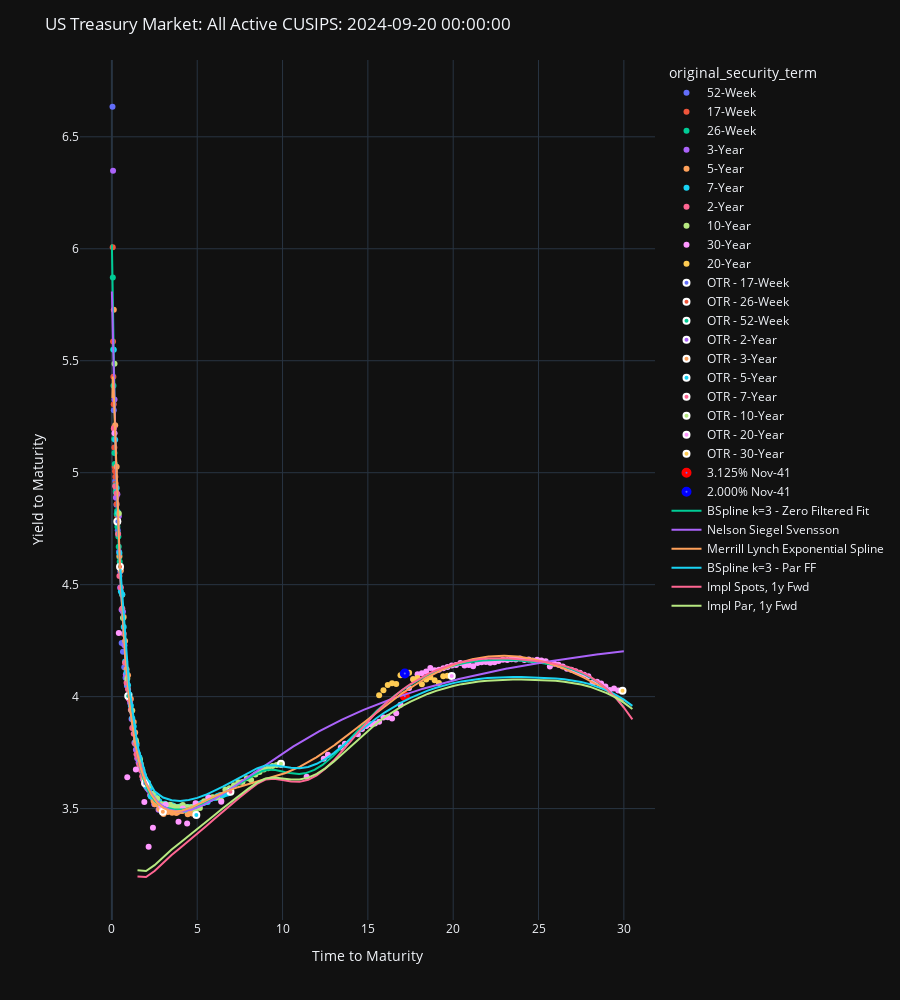

This figure's notebook cell:
### Code cell
plot_usts(
    curve_set_df=curve_set_df,
    ttm_col="time_to_maturity",
    ytm_col="eod_yield",
    hover_data=[
        "issue_date",
        "maturity_date",
        "cusip",
        "original_security_term",
        "ust_label",
        "eod_price",
        "free_float",
    ],
    ust_labels_highlighter=[
        ("3.125% Nov-41", "red"), ("2.000% Nov-41", "blue"), 
    ],
    zero_curves=[(fitted_bspline, "BSpline k=3 - Zero Filtered Fit"), (nss_func, "Nelson Siegel Svensson"), (mles_func, "Merrill Lynch Exponential Spline")],
    par_curves=[(fitted_bspline, "BSpline k=3 - Par FF",)],
    impl_spot_n_yr_fwd_curves=[(fitted_bspline, 1, "Impl Spots, 1y Fwd")],
    impl_par_n_yr_fwd_curves=[(fitted_bspline, 1, "Impl Par, 1y Fwd")],
    title=f"US Treasury Market: All Active CUSIPS: {as_of_date}",

)

### Figure 1 — Plotly figure (JSON) as saved in the notebook; plotly's stock layout.template omitted (floating-point values rounded to 4 significant figures; data arrays with more than 128 entries replaced by an {"elided": "..."} marker saying what was removed)
{"data": [{"customdata": [["2024-07-05T00:00:00", "2024-10-03T00:00:00", "912797GW1", "52-Week", "nan% Oct-24", 99.82, 274400000.0], ["2024-08-01T00:00:00", "2024-10-31T00:00:00", "912797HE0", "52-Week", "nan% Oct-24", 99.45, 270400000.0], ["2024-08-29T00:00:00", "2024-11-29T00:00:00", "912797HP5", "52-Week", "nan% Nov-24", 99.08, 203900000.0], ["2024-06-27T00:00:00", "2024-12-26T00:00:00", "912796ZV4", "52-Week", "nan% Dec-24", 98.75, 116900000.0], ["2024-07-25T00:00:00", "2025-01-23T00:00:00", "912797JR9", "52-Week", "nan% Jan-25", 98.42, 122600000.0], ["2024-08-22T00:00:00", "2025-02-20T00:00:00", "912797KA4", "52-Week", "nan% Feb-25", 98.1, 124500000.0], ["2024-09-19T00:00:00", "2025-03-20T00:00:00", "912797KJ5", "52-Week", "nan% Mar-25", 97.8, 116300000.0], ["2024-04-18T00:00:00", "2025-04-17T00:00:00", "912797KS5", "52-Week", "nan% Apr-25", 97.63, 49090000.0], ["2024-05-16T00:00:00", "2025-05-15T00:00:00", "912797LB1", "52-Week", "nan% May-25", 97.34, 50570000.0], ["2024-06-13T00:00:00", "2025-06-12T00:00:00", "912797LN5", "52-Week", "nan% Jun-25", 97.08, 46970000.0], ["2024-07-11T00:00:00", "2025-07-10T00:00:00", "912797LW5", "52-Week", "nan% Jul-25", 96.81, 48580000.0], ["2024-08-08T00:00:00", "2025-08-07T00:00:00", "912797MG9", "52-Week", "nan% Aug-25", 96.55, 49680000.0]], "hovertemplate": "original_security_term=%{customdata[3]}<br>time_to_maturity=%{x}<br>eod_yield=%{y}<br>issue_date=%{customdata[0]}<br>maturity_date=%{customdata[1]}<br>cusip=%{customdata[2]}<br>ust_label=%{customdata[4]}<br>eod_price=%{customdata[5]}<br>free_float=%{customdata[6]}<extra></extra>", "legendgroup": "52-Week", "marker": {"color": "#636efa", "symbol": "circle"}, "mode": "markers", "name": "52-Week", "orientation": "v", "showlegend": true, "type": "scatter", "x": [0.03562, 0.1123, 0.1918, 0.2658, 0.3425, 0.4192, 0.4959, 0.5726, 0.6493, 0.726, 0.8027, 0.8795], "xaxis": "x", "y": [6.634, 5.279, 4.962, 4.857, 4.743, 4.647, 4.558, 4.239, 4.2, 4.131, 4.084, 4.048], "yaxis": "y"}, {"customdata": [["2024-09-10T00:00:00", "2024-10-08T00:00:00", "912797LS4", "17-Week", "nan% Oct-24", 99.75, 230800000.0], ["2024-09-17T00:00:00", "2024-10-15T00:00:00", "912797LT2", "17-Week", "nan% Oct-24", 99.66, 230800000.0], ["2024-08-27T00:00:00", "2024-10-22T00:00:00", "912797LU9", "17-Week", "nan% Oct-24", 99.56, 150500000.0], ["2024-09-03T00:00:00", "2024-10-29T00:00:00", "912797LV7", "17-Week", "nan% Oct-24", 99.47, 140400000.0], ["2024-09-10T00:00:00", "2024-11-05T00:00:00", "912797MA2", "17-Week", "nan% Nov-24", 99.38, 140400000.0], ["2024-09-17T00:00:00", "2024-11-12T00:00:00", "912797MB0", "17-Week", "nan% Nov-24", 99.3, 140400000.0], ["2024-07-23T00:00:00", "2024-11-19T00:00:00", "912797MC8", "17-Week", "nan% Nov-24", 99.21, 60170000.0], ["2024-07-30T00:00:00", "2024-11-26T00:00:00", "912797MD6", "17-Week", "nan% Nov-24", 99.12, 60190000.0], ["2024-08-06T00:00:00", "2024-12-03T00:00:00", "912797ME4", "17-Week", "nan% Dec-24", 99.03, 60190000.0], ["2024-08-13T00:00:00", "2024-12-10T00:00:00", "912797MN4", "17-Week", "nan% Dec-24", 98.94, 60180000.0], ["2024-08-20T00:00:00", "2024-12-17T00:00:00", "912797MP9", "17-Week", "nan% Dec-24", 98.85, 60190000.0], ["2024-08-27T00:00:00", "2024-12-24T00:00:00", "912797MQ7", "17-Week", "nan% Dec-24", 98.77, 60160000.0], ["2024-09-03T00:00:00", "2024-12-31T00:00:00", "912797MR5", "17-Week", "nan% Dec-24", 98.68, 60180000.0], ["2024-09-10T00:00:00", "2025-01-07T00:00:00", "912797MW4", "17-Week", "nan% Jan-25", 98.6, 60190000.0]], "hovertemplate": "original_security_term=%{customdata[3]}<br>time_to_maturity=%{x}<br>eod_yield=%{y}<br>issue_date=%{customdata[0]}<br>maturity_date=%{customdata[1]}<br>cusip=%{customdata[2]}<br>ust_label=%{customdata[4]}<br>eod_price=%{customdata[5]}<br>free_float=%{customdata[6]}<extra></extra>", "legendgroup": "17-Week", "marker": {"color": "#EF553B", "symbol": "circle"}, "mode": "markers", "name": "17-Week", "orientation": "v", "showlegend": true, "type": "scatter", "x": [0.04932, 0.06849, 0.08767, 0.1068, 0.126, 0.1452, 0.1644, 0.1836, 0.2027, 0.2219, 0.2411, 0.2603, 0.2795, 0.2986], "xaxis": "x", "y": [6.006, 5.585, 5.429, 5.306, 5.202, 5.112, 5.027, 5.006, 4.982, 4.952, 4.925, 4.892, 4.86, 4.81], "yaxis": "y"}, {"customdata": [["2024-07-11T00:00:00", "2024-10-10T00:00:00", "912797KT3", "26-Week", "nan% Oct-24", 99.72, 229400000.0], ["2024-07-18T00:00:00", "2024-10-17T00:00:00", "912797KU0", "26-Week", "nan% Oct-24", 99.63, 220200000.0], ["2024-07-25T00:00:00", "2024-10-24T00:00:00", "912797KV8", "26-Week", "nan% Oct-24", 99.54, 214600000.0], ["2024-08-08T00:00:00", "2024-11-07T00:00:00", "912797LC9", "26-Week", "nan% Nov-24", 99.36, 158100000.0], ["2024-08-15T00:00:00", "2024-11-14T00:00:00", "912797LD7", "26-Week", "nan% Nov-24", 99.27, 159900000.0], ["2024-08-22T00:00:00", "2024-11-21T00:00:00", "912797LE5", "26-Week", "nan% Nov-24", 99.18, 157100000.0], ["2024-09-05T00:00:00", "2024-12-05T00:00:00", "912797LF2", "26-Week", "nan% Dec-24", 99.01, 147600000.0], ["2024-09-12T00:00:00", "2024-12-12T00:00:00", "912797LP0", "26-Week", "nan% Dec-24", 98.92, 148400000.0], ["2024-09-19T00:00:00", "2024-12-19T00:00:00", "912797LQ8", "26-Week", "nan% Dec-24", 98.83, 146600000.0], ["2024-07-05T00:00:00", "2025-01-02T00:00:00", "912797LR6", "26-Week", "nan% Jan-25", 98.67, 74300000.0], ["2024-07-11T00:00:00", "2025-01-09T00:00:00", "912797LX3", "26-Week", "nan% Jan-25", 98.57, 73930000.0], ["2024-07-18T00:00:00", "2025-01-16T00:00:00", "912797LY1", "26-Week", "nan% Jan-25", 98.5, 74110000.0], ["2024-08-01T00:00:00", "2025-01-30T00:00:00", "912797LZ8", "26-Week", "nan% Jan-25", 98.33, 77180000.0], ["2024-08-08T00:00:00", "2025-02-06T00:00:00", "912797MJ3", "26-Week", "nan% Feb-25", 98.25, 75610000.0], ["2024-08-15T00:00:00", "2025-02-13T00:00:00", "912797MK0", "26-Week", "nan% Feb-25", 98.18, 76400000.0], ["2024-08-29T00:00:00", "2025-02-27T00:00:00", "912797ML8", "26-Week", "nan% Feb-25", 98.02, 74870000.0], ["2024-09-05T00:00:00", "2025-03-06T00:00:00", "912797MM6", "26-Week", "nan% Mar-25", 97.95, 70790000.0]], "hovertemplate": "original_security_term=%{customdata[3]}<br>time_to_maturity=%{x}<br>eod_yield=%{y}<br>issue_date=%{customdata[0]}<br>maturity_date=%{customdata[1]}<br>cusip=%{customdata[2]}<br>ust_label=%{customdata[4]}<br>eod_price=%{customdata[5]}<br>free_float=%{customdata[6]}<extra></extra>", "legendgroup": "26-Week", "marker": {"color": "#00cc96", "symbol": "circle"}, "mode": "markers", "name": "26-Week", "orientation": "v", "showlegend": true, "type": "scatter", "x": [0.05479, 0.07397, 0.09315, 0.1315, 0.1507, 0.1699, 0.2082, 0.2274, 0.2466, 0.2849, 0.3041, 0.3233, 0.3616, 0.3808, 0.4, 0.4384, 0.4575], "xaxis": "x", "y": [5.872, 5.55, 5.388, 5.151, 5.088, 5.039, 4.943, 4.915, 4.911, 4.815, 4.829, 4.759, 4.729, 4.715, 4.67, 4.624, 4.602], "yaxis": "y"}, {"customdata": {"elided": "35x7 mixed values"}, "hovertemplate": "original_security_term=%{customdata[3]}<br>time_to_maturity=%{x}<br>eod_yield=%{y}<br>issue_date=%{customdata[0]}<br>maturity_date=%{customdata[1]}<br>cusip=%{customdata[2]}<br>ust_label=%{customdata[4]}<br>eod_price=%{customdata[5]}<br>free_float=%{customdata[6]}<extra></extra>", "legendgroup": "3-Year", "marker": {"color": "#ab63fa", "symbol": "circle"}, "mode": "markers", "name": "3-Year", "orientation": "v", "showlegend": true, "type": "scatter", "x": [0.06849, 0.1534, 0.2356, 0.3205, 0.4055, 0.4822, 0.5671, 0.6493, 0.7342, 0.8164, 0.9014, 0.9863, 1.068, 1.153, 1.236, 1.321, 1.405, 1.482, 1.567, 1.649, 1.734, 1.816, 1.901, 1.986, 2.068, 2.153, 2.236, 2.321, 2.405, 2.482, 2.567, 2.649, 2.734, 2.816, 2.901], "xaxis": "x", "y": [6.348, 5.327, 4.888, 4.904, 4.806, 4.487, 4.387, 4.379, 4.23, 4.099, 4.053, 3.992, 3.972, 3.9, 3.861, 3.794, 3.763, 3.725, 3.706, 3.7, 3.667, 3.631, 3.614, 3.601, 3.591, 3.583, 3.561, 3.556, 3.546, 3.519, 3.52, 3.523, 3.495, 3.501, 3.496], "yaxis": "y"}, {"customdata": {"elided": "57x7 mixed values"}, "hovertemplate": "original_security_term=%{customdata[3]}<br>time_to_maturity=%{x}<br>eod_yield=%{y}<br>issue_date=%{customdata[0]}<br>maturity_date=%{customdata[1]}<br>cusip=%{customdata[2]}<br>ust_label=%{customdata[4]}<br>eod_price=%{customdata[5]}<br>free_float=%{customdata[6]}<extra></extra>", "legendgroup": "5-Year", "marker": {"color": "#FFA15A", "symbol": "circle"}, "mode": "markers", "name": "5-Year", "orientation": "v", "showlegend": true, "type": "scatter", "x": [0.1123, 0.1945, 0.2795, 0.3644, 0.4411, 0.526, 0.6082, 0.6932, 0.7753, 0.8603, 0.9452, 1.027, 1.112, 1.195, 1.279, 1.364, 1.441, 1.526, 1.608, 1.693, 1.775, 1.86, 1.945, 2.027, 2.112, 2.195, 2.279, 2.441, 2.526, 2.608, 2.693, 2.775, 2.86, 2.945, 3.027, 3.112, 3.195, 3.279, 3.364, 3.444, 3.529, 3.611, 3.696, 3.778, 3.863, 3.948, 4.03, 4.115, 4.197, 4.282, 4.367, 4.444, 4.529, 4.611, 4.696, 4.778, 4.863], "xaxis": "x", "y": [5.728, 5.212, 5.026, 4.784, 4.628, 4.563, 4.455, 4.355, 4.249, 4.122, 4.095, 4.01, 3.989, 3.938, 3.887, 3.84, 3.792, 3.739, 3.726, 3.699, 3.67, 3.649, 3.632, 3.61, 3.613, 3.586, 3.561, 3.534, 3.519, 3.521, 3.52, 3.498, 3.514, 3.508, 3.476, 3.491, 3.496, 3.485, 3.498, 3.493, 3.482, 3.489, 3.495, 3.48, 3.485, 3.492, 3.491, 3.489, 3.491, 3.494, 3.491, 3.475, 3.492, 3.483, 3.478, 3.488, 3.484], "yaxis": "y"}, {"customdata": {"elided": "82x7 mixed values"}, "hovertemplate": "original_security_term=%{customdata[3]}<br>time_to_maturity=%{x}<br>eod_yield=%{y}<br>issue_date=%{customdata[0]}<br>maturity_date=%{customdata[1]}<br>cusip=%{customdata[2]}<br>ust_label=%{customdata[4]}<br>eod_price=%{customdata[5]}<br>free_float=%{customdata[6]}<extra></extra>", "legendgroup": "7-Year", "marker": {"color": "#19d3f3", "symbol": "circle"}, "mode": "markers", "name": "7-Year", "orientation": "v", "showlegend": true, "type": "scatter", "x": [0.1123, 0.1945, 0.2795, 0.3644, 0.4411, 0.526, 0.6082, 0.6932, 0.7753, 0.8603, 0.9452, 1.027, 1.112, 1.195, 1.279, 1.364, 1.441, 1.526, 1.608, 1.693, 1.775, 1.86, 1.945, 2.027, 2.112, 2.195, 2.279, 2.364, 2.441, 2.526, 2.608, 2.693, 2.775, 2.86, 2.945, 3.027, 3.112, 3.195, 3.279, 3.364, 3.444, 3.529, 3.611, 3.696, 3.778, 3.863, 3.948, 4.03, 4.115, 4.197, 4.282, 4.367, 4.444, 4.529, 4.611, 4.696, 4.778, 4.863, 4.948, 5.03, 5.115, 5.197, 5.282, 5.367, 5.444, 5.529, 5.611, 5.696, 5.778, 5.863, 5.948, 6.03, 6.115, 6.197, 6.282, 6.367, 6.444, 6.529, 6.611, 6.696, 6.778, 6.863], "xaxis": "x", "y": [5.548, 5.147, 4.932, 4.821, 4.641, 4.469, 4.456, 4.31, 4.156, 4.109, 4.051, 4.01, 3.959, 3.903, 3.867, 3.792, 3.783, 3.744, 3.73, 3.684, 3.675, 3.649, 3.633, 3.599, 3.615, 3.586, 3.555, 3.564, 3.555, 3.554, 3.54, 3.536, 3.533, 3.519, 3.515, 3.51, 3.522, 3.509, 3.511, 3.508, 3.509, 3.515, 3.511, 3.509, 3.506, 3.508, 3.506, 3.511, 3.509, 3.506, 3.495, 3.504, 3.508, 3.505, 3.504, 3.507, 3.507, 3.506, 3.507, 3.512, 3.52, 3.521, 3.526, 3.525, 3.528, 3.531, 3.53, 3.541, 3.543, 3.546, 3.548, 3.55, 3.548, 3.557, 3.558, 3.561, 3.559, 3.562, 3.564, 3.57, 3.568, 3.569], "yaxis": "y"}, {"customdata": {"elided": "22x7 mixed values"}, "hovertemplate": "original_security_term=%{customdata[3]}<br>time_to_maturity=%{x}<br>eod_yield=%{y}<br>issue_date=%{customdata[0]}<br>maturity_date=%{customdata[1]}<br>cusip=%{customdata[2]}<br>ust_label=%{customdata[4]}<br>eod_price=%{customdata[5]}<br>free_float=%{customdata[6]}<extra></extra>", "legendgroup": "2-Year", "marker": {"color": "#FF6692", "symbol": "circle"}, "mode": "markers", "name": "2-Year", "orientation": "v", "showlegend": true, "type": "scatter", "x": [0.1123, 0.1945, 0.2795, 0.3644, 0.4411, 0.526, 0.6082, 0.6932, 0.7753, 0.8603, 0.9452, 1.027, 1.112, 1.195, 1.279, 1.364, 1.441, 1.526, 1.608, 1.693, 1.775, 1.86], "xaxis": "x", "y": [5.198, 4.939, 4.908, 4.726, 4.539, 4.487, 4.393, 4.281, 4.151, 4.062, 4.033, 3.987, 3.941, 3.859, 3.835, 3.79, 3.743, 3.73, 3.696, 3.674, 3.644, 3.632], "yaxis": "y"}, {"customdata": {"elided": "39x7 mixed values"}, "hovertemplate": "original_security_term=%{customdata[3]}<br>time_to_maturity=%{x}<br>eod_yield=%{y}<br>issue_date=%{customdata[0]}<br>maturity_date=%{customdata[1]}<br>cusip=%{customdata[2]}<br>ust_label=%{customdata[4]}<br>eod_price=%{customdata[5]}<br>free_float=%{customdata[6]}<extra></extra>", "legendgroup": "10-Year", "marker": {"color": "#B6E880", "symbol": "circle"}, "mode": "markers", "name": "10-Year", "orientation": "v", "showlegend": true, "type": "scatter", "x": [0.1534, 0.4055, 0.6493, 0.9014, 1.153, 1.405, 1.649, 1.901, 2.153, 2.405, 2.649, 2.901, 3.153, 3.405, 3.652, 3.904, 4.156, 4.408, 4.652, 4.904, 5.156, 5.408, 5.652, 5.904, 6.156, 6.408, 6.652, 6.904, 7.156, 7.408, 7.655, 7.907, 8.159, 8.411, 8.655, 8.907, 9.159, 9.411, 9.655], "xaxis": "x", "y": [5.486, 4.818, 4.352, 4.079, 3.937, 3.805, 3.718, 3.634, 3.602, 3.567, 3.547, 3.52, 3.519, 3.517, 3.509, 3.506, 3.516, 3.506, 3.506, 3.486, 3.502, 3.532, 3.543, 3.55, 3.55, 3.535, 3.585, 3.591, 3.605, 3.617, 3.619, 3.635, 3.628, 3.652, 3.663, 3.675, 3.68, 3.69, 3.695], "yaxis": "y"}, {"customdata": {"elided": "82x7 mixed values"}, "hovertemplate": "original_security_term=%{customdata[3]}<br>time_to_maturity=%{x}<br>eod_yield=%{y}<br>issue_date=%{customdata[0]}<br>maturity_date=%{customdata[1]}<br>cusip=%{customdata[2]}<br>ust_label=%{customdata[4]}<br>eod_price=%{customdata[5]}<br>free_float=%{customdata[6]}<extra></extra>", "legendgroup": "30-Year", "marker": {"color": "#FF97FF", "symbol": "circle"}, "mode": "markers", "name": "30-Year", "orientation": "v", "showlegend": true, "type": "scatter", "x": [0.1534, 0.4055, 0.9014, 1.405, 1.901, 2.153, 2.405, 2.901, 3.153, 3.904, 4.156, 4.408, 4.904, 5.652, 6.408, 11.41, 12.41, 12.66, 13.41, 13.66, 14.41, 14.66, 14.91, 15.16, 15.41, 15.66, 15.91, 16.16, 16.42, 16.66, 16.91, 17.16, 17.42, 17.66, 17.91, 18.16, 18.42, 18.66, 18.91, 19.16, 19.42, 19.66, 19.92, 20.17, 20.42, 20.66, 20.92, 21.17, 21.42, 21.66, 21.92, 22.17, 22.42, 22.66, 22.92, 23.17, 23.42, 23.67, 23.92, 24.17, 24.42, 24.67, 24.92, 25.17, 25.42, 25.67, 25.92, 26.17, 26.42, 26.67, 26.92, 27.17, 27.42, 27.67, 27.92, 28.17, 28.42, 28.67, 28.92, 29.17, 29.42, 29.67], "xaxis": "x", "y": [5.176, 4.284, 3.64, 3.674, 3.529, 3.329, 3.415, 3.51, 3.518, 3.441, 3.5, 3.434, 3.524, 3.551, 3.53, 3.642, 3.722, 3.74, 3.773, 3.79, 3.832, 3.855, 3.868, 3.877, 3.88, 3.888, 3.906, 3.908, 3.902, 3.926, 3.964, 4.002, 4.039, 4.077, 4.1, 4.105, 4.112, 4.128, 4.118, 4.12, 4.127, 4.132, 4.139, 4.142, 4.15, 4.139, 4.141, 4.135, 4.15, 4.154, 4.155, 4.151, 4.154, 4.159, 4.164, 4.163, 4.167, 4.166, 4.17, 4.163, 4.165, 4.162, 4.165, 4.161, 4.158, 4.135, 4.147, 4.142, 4.134, 4.124, 4.12, 4.114, 4.107, 4.098, 4.091, 4.063, 4.067, 4.059, 4.045, 4.029, 4.036, 4.028], "yaxis": "y"}, {"customdata": [["2020-07-31T00:00:00", "2040-05-15T00:00:00", "912810SR0", "20-Year", "1.125% May-40", 66.75, 60070000.0], ["2020-11-02T00:00:00", "2040-08-15T00:00:00", "912810SQ2", "20-Year", "1.125% Aug-40", 66.16, 76160000.0], ["2021-02-01T00:00:00", "2040-11-15T00:00:00", "912810ST6", "20-Year", "1.375% Nov-40", 68.5, 85480000.0], ["2021-04-30T00:00:00", "2041-02-15T00:00:00", "912810SW9", "20-Year", "1.875% Feb-41", 74.03, 89580000.0], ["2021-08-02T00:00:00", "2041-05-15T00:00:00", "912810SY5", "20-Year", "2.250% May-41", 78.28, 85020000.0], ["2021-11-01T00:00:00", "2041-08-15T00:00:00", "912810TA6", "20-Year", "1.750% Aug-41", 71.59, 83420000.0], ["2022-01-31T00:00:00", "2041-11-15T00:00:00", "912810TC2", "20-Year", "2.000% Nov-41", 74.28, 70320000.0], ["2022-05-02T00:00:00", "2042-02-15T00:00:00", "912810TF5", "20-Year", "2.375% Feb-42", 78.62, 58790000.0], ["2022-08-01T00:00:00", "2042-05-15T00:00:00", "912810TH1", "20-Year", "3.250% May-42", 89.66, 49320000.0], ["2022-10-31T00:00:00", "2042-08-15T00:00:00", "912810TK4", "20-Year", "3.375% Aug-42", 91.06, 40690000.0], ["2023-01-31T00:00:00", "2042-11-15T00:00:00", "912810TM0", "20-Year", "4.000% Nov-42", 99.28, 40600000.0], ["2023-05-01T00:00:00", "2043-02-15T00:00:00", "912810TQ1", "20-Year", "3.875% Feb-43", 97.41, 43560000.0], ["2023-07-31T00:00:00", "2043-05-15T00:00:00", "912810TS7", "20-Year", "3.875% May-43", 97.25, 41650000.0], ["2023-10-31T00:00:00", "2043-08-15T00:00:00", "912810TU2", "20-Year", "4.375% Aug-43", 103.9, 43650000.0], ["2024-01-31T00:00:00", "2043-11-15T00:00:00", "912810TW8", "20-Year", "4.750% Nov-43", 109.1, 42180000.0], ["2024-04-30T00:00:00", "2044-02-15T00:00:00", "912810TZ1", "20-Year", "4.500% Feb-44", 105.4, 42720000.0], ["2024-07-31T00:00:00", "2044-05-15T00:00:00", "912810UB2", "20-Year", "4.625% May-44", 107.1, 44110000.0]], "hovertemplate": "original_security_term=%{customdata[3]}<br>time_to_maturity=%{x}<br>eod_yield=%{y}<br>issue_date=%{customdata[0]}<br>maturity_date=%{customdata[1]}<br>cusip=%{customdata[2]}<br>ust_label=%{customdata[4]}<br>eod_price=%{customdata[5]}<br>free_float=%{customdata[6]}<extra></extra>", "legendgroup": "20-Year", "marker": {"color": "#FECB52", "symbol": "circle"}, "mode": "markers", "name": "20-Year", "orientation": "v", "showlegend": true, "type": "scatter", "x": [15.66, 15.91, 16.16, 16.42, 16.66, 16.91, 17.16, 17.42, 17.66, 17.91, 18.16, 18.42, 18.66, 18.91, 19.16, 19.42, 19.66], "xaxis": "x", "y": [4.006, 4.029, 4.052, 4.059, 4.057, 4.096, 4.104, 4.106, 4.077, 4.083, 4.056, 4.076, 4.087, 4.074, 4.061, 4.091, 4.093], "yaxis": "y"}, {"customdata": [["2024-09-17T00:00:00", "2025-01-14T00:00:00", "912797MX2", "OTR - 17-Week", "nan% Jan-25", 98.52, 60200000.0]], "hovertemplate": "original_security_term=%{customdata[3]}<br>time_to_maturity=%{x}<br>eod_yield=%{y}<br>issue_date=%{customdata[0]}<br>maturity_date=%{customdata[1]}<br>cusip=%{customdata[2]}<br>ust_label=%{customdata[4]}<br>eod_price=%{customdata[5]}<br>free_float=%{customdata[6]}<extra></extra>", "legendgroup": "OTR - 17-Week", "marker": {"color": "#636efa", "line": {"color": "white", "width": 2}, "symbol": "circle"}, "mode": "markers", "name": "OTR - 17-Week", "orientation": "v", "showlegend": true, "type": "scatter", "x": [0.3178], "xaxis": "x", "y": [4.782], "yaxis": "y"}, {"customdata": [["2024-09-12T00:00:00", "2025-03-13T00:00:00", "912797MT1", "OTR - 26-Week", "nan% Mar-25", 97.87, 70850000.0]], "hovertemplate": "original_security_term=%{customdata[3]}<br>time_to_maturity=%{x}<br>eod_yield=%{y}<br>issue_date=%{customdata[0]}<br>maturity_date=%{customdata[1]}<br>cusip=%{customdata[2]}<br>ust_label=%{customdata[4]}<br>eod_price=%{customdata[5]}<br>free_float=%{customdata[6]}<extra></extra>", "legendgroup": "OTR - 26-Week", "marker": {"color": "#EF553B", "line": {"color": "white", "width": 2}, "symbol": "circle"}, "mode": "markers", "name": "OTR - 26-Week", "orientation": "v", "showlegend": true, "type": "scatter", "x": [0.4767], "xaxis": "x", "y": [4.58], "yaxis": "y"}, {"customdata": [["2024-09-05T00:00:00", "2025-09-04T00:00:00", "912797MH7", "OTR - 52-Week", "nan% Sep-25", 96.3, 46520000.0]], "hovertemplate": "original_security_term=%{customdata[3]}<br>time_to_maturity=%{x}<br>eod_yield=%{y}<br>issue_date=%{customdata[0]}<br>maturity_date=%{customdata[1]}<br>cusip=%{customdata[2]}<br>ust_label=%{customdata[4]}<br>eod_price=%{customdata[5]}<br>free_float=%{customdata[6]}<extra></extra>", "legendgroup": "OTR - 52-Week", "marker": {"color": "#00cc96", "line": {"color": "white", "width": 2}, "symbol": "circle"}, "mode": "markers", "name": "OTR - 52-Week", "orientation": "v", "showlegend": true, "type": "scatter", "x": [0.9562], "xaxis": "x", "y": [4.002], "yaxis": "y"}, {"customdata": [["2024-09-03T00:00:00", "2026-08-31T00:00:00", "91282CLH2", "OTR - 2-Year", "3.750% Aug-26", 100.2, 74480000.0]], "hovertemplate": "original_security_term=%{customdata[3]}<br>time_to_maturity=%{x}<br>eod_yield=%{y}<br>issue_date=%{customdata[0]}<br>maturity_date=%{customdata[1]}<br>cusip=%{customdata[2]}<br>ust_label=%{customdata[4]}<br>eod_price=%{customdata[5]}<br>free_float=%{customdata[6]}<extra></extra>", "legendgroup": "OTR - 2-Year", "marker": {"color": "#ab63fa", "line": {"color": "white", "width": 2}, "symbol": "circle"}, "mode": "markers", "name": "OTR - 2-Year", "orientation": "v", "showlegend": true, "type": "scatter", "x": [1.945], "xaxis": "x", "y": [3.613], "yaxis": "y"}, {"customdata": [["2024-09-16T00:00:00", "2027-09-15T00:00:00", "91282CLL3", "OTR - 3-Year", "3.375% Sep-27", 99.69, 58550000.0]], "hovertemplate": "original_security_term=%{customdata[3]}<br>time_to_maturity=%{x}<br>eod_yield=%{y}<br>issue_date=%{customdata[0]}<br>maturity_date=%{customdata[1]}<br>cusip=%{customdata[2]}<br>ust_label=%{customdata[4]}<br>eod_price=%{customdata[5]}<br>free_float=%{customdata[6]}<extra></extra>", "legendgroup": "OTR - 3-Year", "marker": {"color": "#FFA15A", "line": {"color": "white", "width": 2}, "symbol": "circle"}, "mode": "markers", "name": "OTR - 3-Year", "orientation": "v", "showlegend": true, "type": "scatter", "x": [2.986], "xaxis": "x", "y": [3.486], "yaxis": "y"}, {"customdata": [["2024-09-03T00:00:00", "2029-08-31T00:00:00", "91282CLK5", "OTR - 5-Year", "3.625% Aug-29", 100.7, 75560000.0]], "hovertemplate": "original_security_term=%{customdata[3]}<br>time_to_maturity=%{x}<br>eod_yield=%{y}<br>issue_date=%{customdata[0]}<br>maturity_date=%{customdata[1]}<br>cusip=%{customdata[2]}<br>ust_label=%{customdata[4]}<br>eod_price=%{customdata[5]}<br>free_float=%{customdata[6]}<extra></extra>", "legendgroup": "OTR - 5-Year", "marker": {"color": "#19d3f3", "line": {"color": "white", "width": 2}, "symbol": "circle"}, "mode": "markers", "name": "OTR - 5-Year", "orientation": "v", "showlegend": true, "type": "scatter", "x": [4.948], "xaxis": "x", "y": [3.472], "yaxis": "y"}, {"customdata": [["2024-09-03T00:00:00", "2031-08-31T00:00:00", "91282CLJ8", "OTR - 7-Year", "3.750% Aug-31", 101.1, 47490000.0]], "hovertemplate": "original_security_term=%{customdata[3]}<br>time_to_maturity=%{x}<br>eod_yield=%{y}<br>issue_date=%{customdata[0]}<br>maturity_date=%{customdata[1]}<br>cusip=%{customdata[2]}<br>ust_label=%{customdata[4]}<br>eod_price=%{customdata[5]}<br>free_float=%{customdata[6]}<extra></extra>", "legendgroup": "OTR - 7-Year", "marker": {"color": "#FF6692", "line": {"color": "white", "width": 2}, "symbol": "circle"}, "mode": "markers", "name": "OTR - 7-Year", "orientation": "v", "showlegend": true, "type": "scatter", "x": [6.948], "xaxis": "x", "y": [3.575], "yaxis": "y"}, {"customdata": [["2024-09-16T00:00:00", "2034-08-15T00:00:00", "91282CLF6", "OTR - 10-Year", "3.875% Aug-34", 101.4, 89350000.0]], "hovertemplate": "original_security_term=%{customdata[3]}<br>time_to_maturity=%{x}<br>eod_yield=%{y}<br>issue_date=%{customdata[0]}<br>maturity_date=%{customdata[1]}<br>cusip=%{customdata[2]}<br>ust_label=%{customdata[4]}<br>eod_price=%{customdata[5]}<br>free_float=%{customdata[6]}<extra></extra>", "legendgroup": "OTR - 10-Year", "marker": {"color": "#B6E880", "line": {"color": "white", "width": 2}, "symbol": "circle"}, "mode": "markers", "name": "OTR - 10-Year", "orientation": "v", "showlegend": true, "type": "scatter", "x": [9.907], "xaxis": "x", "y": [3.7], "yaxis": "y"}, {"customdata": [["2024-09-03T00:00:00", "2044-08-15T00:00:00", "912810UD8", "OTR - 20-Year", "4.125% Aug-44", 100.4, 17270000.0]], "hovertemplate": "original_security_term=%{customdata[3]}<br>time_to_maturity=%{x}<br>eod_yield=%{y}<br>issue_date=%{customdata[0]}<br>maturity_date=%{customdata[1]}<br>cusip=%{customdata[2]}<br>ust_label=%{customdata[4]}<br>eod_price=%{customdata[5]}<br>free_float=%{customdata[6]}<extra></extra>", "legendgroup": "OTR - 20-Year", "marker": {"color": "#FF97FF", "line": {"color": "white", "width": 2}, "symbol": "circle"}, "mode": "markers", "name": "OTR - 20-Year", "orientation": "v", "showlegend": true, "type": "scatter", "x": [19.92], "xaxis": "x", "y": [4.092], "yaxis": "y"}, {"customdata": [["2024-09-16T00:00:00", "2054-08-15T00:00:00", "912810UC0", "OTR - 30-Year", "4.250% Aug-54", 103.9, 51960000.0]], "hovertemplate": "original_security_term=%{customdata[3]}<br>time_to_maturity=%{x}<br>eod_yield=%{y}<br>issue_date=%{customdata[0]}<br>maturity_date=%{customdata[1]}<br>cusip=%{customdata[2]}<br>ust_label=%{customdata[4]}<br>eod_price=%{customdata[5]}<br>free_float=%{customdata[6]}<extra></extra>", "legendgroup": "OTR - 30-Year", "marker": {"color": "#FECB52", "line": {"color": "white", "width": 2}, "symbol": "circle"}, "mode": "markers", "name": "OTR - 30-Year", "orientation": "v", "showlegend": true, "type": "scatter", "x": [29.92], "xaxis": "x", "y": [4.026], "yaxis": "y"}, {"customdata": [["2012-01-17T00:00:00", "2041-11-15T00:00:00", "912810QT8", "30-Year", "3.125% Nov-41", 89.19, 44590000.0]], "hovertemplate": "ust_label=%{customdata[4]}<br>time_to_maturity=%{x}<br>eod_yield=%{y}<br>issue_date=%{customdata[0]}<br>maturity_date=%{customdata[1]}<br>cusip=%{customdata[2]}<br>original_security_term=%{customdata[3]}<br>eod_price=%{customdata[5]}<br>free_float=%{customdata[6]}<extra></extra>", "legendgroup": "3.125% Nov-41", "marker": {"color": "#636efa", "line": {"color": "red", "width": 4}, "symbol": "circle"}, "mode": "markers", "name": "3.125% Nov-41", "orientation": "v", "showlegend": true, "type": "scatter", "x": [17.16], "xaxis": "x", "y": [4.002], "yaxis": "y"}, {"customdata": [["2022-01-31T00:00:00", "2041-11-15T00:00:00", "912810TC2", "20-Year", "2.000% Nov-41", 74.28, 70320000.0]], "hovertemplate": "ust_label=%{customdata[4]}<br>time_to_maturity=%{x}<br>eod_yield=%{y}<br>issue_date=%{customdata[0]}<br>maturity_date=%{customdata[1]}<br>cusip=%{customdata[2]}<br>original_security_term=%{customdata[3]}<br>eod_price=%{customdata[5]}<br>free_float=%{customdata[6]}<extra></extra>", "legendgroup": "2.000% Nov-41", "marker": {"color": "#636efa", "line": {"color": "blue", "width": 4}, "symbol": "circle"}, "mode": "markers", "name": "2.000% Nov-41", "orientation": "v", "showlegend": true, "type": "scatter", "x": [17.16], "xaxis": "x", "y": [4.104], "yaxis": "y"}, {"mode": "lines", "name": "BSpline k=3 - Zero Filtered Fit", "type": "scatter", "x": {"elided": "1000 float values"}, "y": {"elided": "1000 float values"}}, {"mode": "lines", "name": "Nelson Siegel Svensson", "type": "scatter", "x": {"elided": "1000 float values"}, "y": {"elided": "1000 float values"}}, {"mode": "lines", "name": "Merrill Lynch Exponential Spline", "type": "scatter", "x": {"elided": "1000 float values"}, "y": {"elided": "1000 float values"}}, {"mode": "lines", "name": "BSpline k=3 - Par FF", "type": "scatter", "x": [0.5, 1, 1.5, 2, 2.5, 3, 3.5, 4, 4.5, 5, 5.5, 6, 6.5, 7, 7.5, 8, 8.5, 9, 9.5, 10, 10.5, 11, 11.5, 12, 12.5, 13, 13.5, 14, 14.5, 15, 15.5, 16, 16.5, 17, 17.5, 18, 18.5, 19, 19.5, 20, 20.5, 21, 21.5, 22, 22.5, 23, 23.5, 24, 24.5, 25, 25.5, 26, 26.5, 27, 27.5, 28, 28.5, 29, 29.5, 30, 30.5], "y": [4.569, 4.054, 3.782, 3.644, 3.578, 3.549, 3.537, 3.534, 3.538, 3.548, 3.562, 3.579, 3.598, 3.618, 3.638, 3.659, 3.679, 3.692, 3.694, 3.688, 3.682, 3.68, 3.686, 3.7, 3.721, 3.748, 3.778, 3.811, 3.843, 3.875, 3.904, 3.93, 3.954, 3.975, 3.995, 4.012, 4.027, 4.04, 4.051, 4.06, 4.068, 4.074, 4.079, 4.083, 4.085, 4.087, 4.088, 4.087, 4.087, 4.086, 4.084, 4.081, 4.078, 4.073, 4.065, 4.056, 4.044, 4.028, 4.009, 3.986, 3.959]}, {"mode": "lines", "name": "Impl Spots, 1y Fwd", "type": "scatter", "x": [0.5, 1, 1.5, 2, 2.5, 3, 3.5, 4, 4.5, 5, 5.5, 6, 6.5, 7, 7.5, 8, 8.5, 9, 9.5, 10, 10.5, 11, 11.5, 12, 12.5, 13, 13.5, 14, 14.5, 15, 15.5, 16, 16.5, 17, 17.5, 18, 18.5, 19, 19.5, 20, 20.5, 21, 21.5, 22, 22.5, 23, 23.5, 24, 24.5, 25, 25.5, 26, 26.5, 27, 27.5, 28, 28.5, 29, 29.5, 30, 30.5], "y": [null, null, 3.197, 3.195, 3.221, 3.259, 3.293, 3.324, 3.356, 3.387, 3.42, 3.453, 3.486, 3.519, 3.55, 3.581, 3.61, 3.63, 3.633, 3.627, 3.621, 3.619, 3.629, 3.649, 3.678, 3.715, 3.756, 3.801, 3.846, 3.89, 3.93, 3.967, 4.0, 4.03, 4.056, 4.08, 4.1, 4.118, 4.133, 4.145, 4.155, 4.162, 4.167, 4.17, 4.172, 4.171, 4.17, 4.167, 4.163, 4.159, 4.153, 4.146, 4.137, 4.126, 4.11, 4.09, 4.065, 4.034, 3.997, 3.951, 3.898]}, {"mode": "lines", "name": "Impl Par, 1y Fwd", "type": "scatter", "x": [1.5, 2, 2.5, 3, 3.5, 4, 4.5, 5, 5.5, 6, 6.5, 7, 7.5, 8, 8.5, 9, 9.5, 10, 10.5, 11, 11.5, 12, 12.5, 13, 13.5, 14, 14.5, 15, 15.5, 16, 16.5, 17, 17.5, 18, 18.5, 19, 19.5, 20, 20.5, 21, 21.5, 22, 22.5, 23, 23.5, 24, 24.5, 25, 25.5, 26, 26.5, 27, 27.5, 28, 28.5, 29, 29.5, 30, 30.5], "y": [3.224, 3.221, 3.247, 3.284, 3.317, 3.348, 3.378, 3.408, 3.439, 3.47, 3.502, 3.532, 3.561, 3.589, 3.616, 3.634, 3.638, 3.635, 3.63, 3.63, 3.638, 3.655, 3.68, 3.71, 3.743, 3.779, 3.815, 3.849, 3.88, 3.909, 3.934, 3.957, 3.978, 3.996, 4.012, 4.026, 4.038, 4.048, 4.056, 4.062, 4.068, 4.071, 4.074, 4.076, 4.077, 4.077, 4.076, 4.075, 4.073, 4.071, 4.067, 4.062, 4.054, 4.044, 4.032, 4.016, 3.997, 3.973, 3.945]}], "layout": {"height": 1000, "legend": {"title": {"text": "original_security_term"}, "tracegroupgap": 0}, "margin": {"t": 60}, "showlegend": true, "title": {"text": "US Treasury Market: All Active CUSIPS: 2024-09-20 00:00:00"}, "xaxis": {"anchor": "y", "domain": [0, 1], "showspikes": true, "spikecolor": "white", "spikemode": "across", "spikesnap": "cursor", "title": {"text": "Time to Maturity"}}, "yaxis": {"anchor": "x", "domain": [0, 1], "showspikes": true, "spikecolor": "white", "spikesnap": "cursor", "spikethickness": 0.5, "title": {"text": "Yield to Maturity"}}}}
